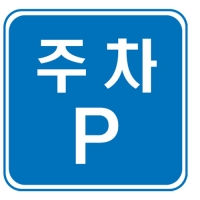
#> input picture packages/galapagos/scripts/parking.jpg, 200 x 200 px
$ python lib_signal_recognition.py   (older library calls are emulated)
#> lines starting #> are read from the running program, lines starting #| are printed output that depends on the picture
import cv2
import numpy as np
import matplotlib.pyplot as plt
import sys
from constants import *
import os
import sys

############################################################## Variables ##############################################################
# variables for matching
# Initiate SIFT description detector
Orb = cv2.ORB_create()
# create BFMatcher object
Bf = cv2.BFMatcher(cv2.NORM_HAMMING, crossCheck=True)

# reference images
ref_parking = cv2.imread(os.path.dirname(os.path.abspath(__file__)) + '/parking.jpg', cv2.IMREAD_GRAYSCALE)
#> ref_parking: shape (200, 200); min 81, max 255, mean 140.4
# print("path: ", os.getcwd())
print("ref parking shape1: ",ref_parking.shape)
#| ref parking shape1:  (200, 200)
ref_left = cv2.imread(os.path.dirname(os.path.abspath(__file__))+'/left.png', cv2.IMREAD_GRAYSCALE)
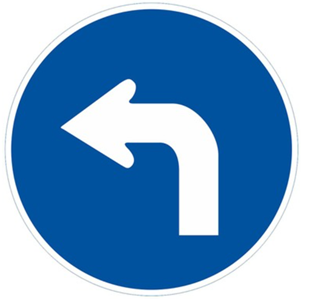
#> input picture packages/galapagos/scripts/left.png, 313 x 306 px
#> ref_left: shape (306, 313); min 68, max 255, mean 161.2
ref_right = cv2.imread(os.path.dirname(os.path.abspath(__file__))+'/right.png', cv2.IMREAD_GRAYSCALE)
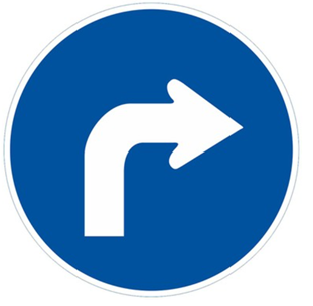
#> input picture packages/galapagos/scripts/right.png, 313 x 306 px
#> ref_right: shape (306, 313); min 68, max 255, mean 160
ref_intersection = cv2.imread(os.path.dirname(os.path.abspath(__file__))+ '/T_2.png', cv2.IMREAD_GRAYSCALE)
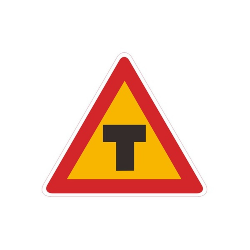
#> input picture packages/galapagos/scripts/T_2.png, 250 x 250 px
#> ref_intersection: shape (250, 250); min 38, max 255, mean 229.4
ref_construction = cv2.imread(os.path.dirname(os.path.abspath(__file__))+ '/construction.jpg', cv2.IMREAD_GRAYSCALE)
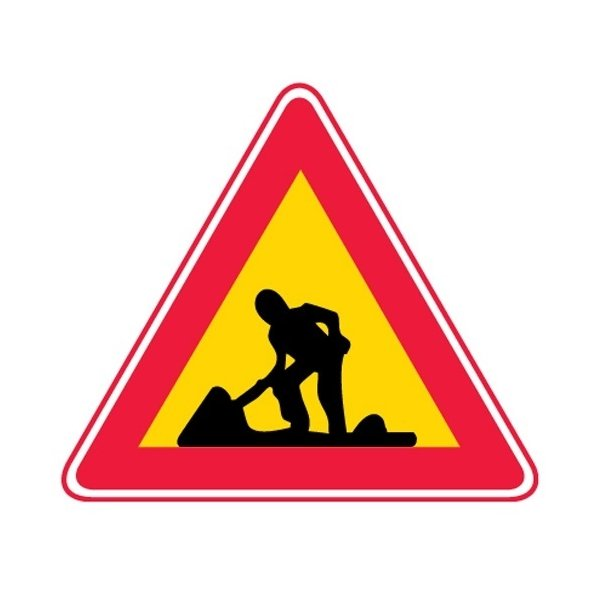
#> input picture packages/galapagos/scripts/construction.jpg, 600 x 600 px
#> ref_construction: shape (600, 600); min 0, max 255, mean 214
ref_turnel = cv2.imread(os.path.dirname(os.path.abspath(__file__))+ '/turnel.png', cv2.IMREAD_GRAYSCALE)
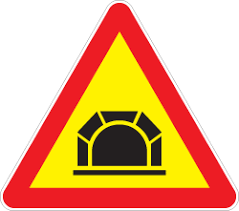
#> input picture packages/galapagos/scripts/turnel.png, 239 x 211 px
#> ref_turnel: shape (211, 239); min 3, max 255, mean 187.5

# reference keypoints & descriptor
just_init = 1
ref_parking_keypoints = just_init
ref_parking_descriptor = just_init
ref_left_keypoints = just_init
ref_left_descriptor = just_init
ref_right_keypoints = just_init
ref_right_descriptor = just_init
ref_intersection_keypoints = just_init
ref_intersection_descriptor = just_init
ref_construction_keypoints = just_init
ref_construction_descriptor = just_init
ref_turnel_keypoints = just_init
ref_turnel_descriptor = just_init

# threshold values
threshold_parking = THRESHOLDS["parking"]
threshold_lrmin = THRESHOLDS["left_right_min"]
threshold_lrmax = THRESHOLDS["left_right_max"]
threshold_intersection = THRESHOLDS["intersection"]
threshold_turnel = THRESHOLDS["turnel"]
threshold_construction = THRESHOLDS["construction"]

# HSV Ranges used in each state
lower_blue = np.array([90,80,0])
upper_blue = np.array([130,255,255])
#lower_blue = np.array([93, 40, 60])
#upper_blue = np.array([115, 140, 140])
lower_red = np.array([0, 100, 100])
upper_red = np.array([20, 255, 255])
lower_green = np.array([65, 60, 60])
upper_green = np.array([80, 255, 255])

############################################################## Functions ##############################################################

def refimage_init():
    global ref_parking; global ref_left; global ref_right; global ref_intersection; global ref_construction; global ref_turnel
    global ref_parking_keypoints; global ref_left_keypoints; global ref_right_keypoints; global ref_intersection_keypoints; global ref_construction_keypoints; global ref_turnel_keypoints
    global ref_parking_descriptor; global ref_left_descriptor; global ref_right_descriptor; global ref_intersection_descriptor; global ref_construction_descriptor; global ref_turnel_descriptor

    ref_parking = cv2.GaussianBlur(ref_parking,(11, 11), 0)
    ref_parking = cv2.medianBlur(ref_parking, 11)
    ref_parking_keypoints, ref_parking_descriptor = Orb.detectAndCompute(
        ref_parking, None)
#> ref_parking_keypoints = 223 keypoints; strongest (x, y, size): (77, 109, 77.1), (104, 122, 64.3), (104, 126, 64.3), (97, 117, 77.1)

    ref_left = cv2.GaussianBlur(ref_left, (11, 11), 0)
    ref_left = cv2.medianBlur(ref_left, 11)
    ref_left_keypoints, ref_left_descriptor = Orb.detectAndCompute(
        ref_left, None)
#> ref_left_keypoints = 93 keypoints; strongest (x, y, size): (122, 158, 111.1), (124, 159, 77.1), (131, 146, 92.6), (133, 143, 111.1)

    ref_right = cv2.GaussianBlur(ref_right, (11, 11), 0)
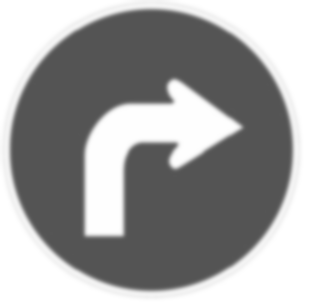
#> ref_right: shape (306, 313); min 84, max 255, mean 160
    ref_right = cv2.medianBlur(ref_right, 11)
    ref_right_keypoints, ref_right_descriptor = Orb.detectAndCompute(
        ref_right, None)
#> ref_right_keypoints = 94 keypoints; strongest (x, y, size): (176, 158, 111.1), (168, 147, 111.1), (173, 158, 92.6), (174, 159, 77.1)

    ref_intersection = cv2.GaussianBlur(ref_intersection, (11, 11), 0)
    ref_intersection = cv2.medianBlur(ref_intersection, 11)
    ref_intersection_keypoints, ref_intersection_descriptor = Orb.detectAndCompute(
        ref_intersection, None)
#> ref_intersection_keypoints = 108 keypoints; strongest (x, y, size): (136, 133, 111.1), (107, 131, 92.6), (140, 131, 92.6), (122, 164, 77.1)

    ref_construction = cv2.GaussianBlur(ref_construction, (11, 11), 0)
    ref_construction = cv2.medianBlur(ref_construction, 11)
    ref_construction_keypoints, ref_construction_descriptor = Orb.detectAndCompute(
        ref_construction, None)
#> ref_construction_keypoints = 348 keypoints; strongest (x, y, size): (315, 423, 111.1), (265, 391, 111.1), (279, 419, 111.1), (320, 427, 92.6)

    ref_turnel = cv2.GaussianBlur(ref_turnel, (11, 11), 0)
    ref_turnel = cv2.medianBlur(ref_turnel, 11)
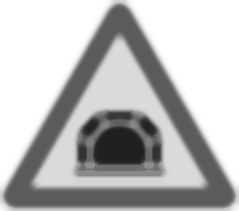
#> ref_turnel: shape (211, 239); min 32, max 255, mean 187.6
    ref_turnel_keypoints, ref_turnel_descriptor = Orb.detectAndCompute(
        ref_turnel, None)
#> ref_turnel_keypoints = 131 keypoints; strongest (x, y, size): (142, 122, 77.1), (85, 131, 64.3), (151, 131, 64.3), (87, 132, 77.1)


# [460 lines left out: functions blob_parameter, blob_detecting, signROI_detecting, ORB_matching, left_or_right, is_light_green and 10 more, not called in this run]


# reference image & keypoints & descriptors initialize
refimage_init()
